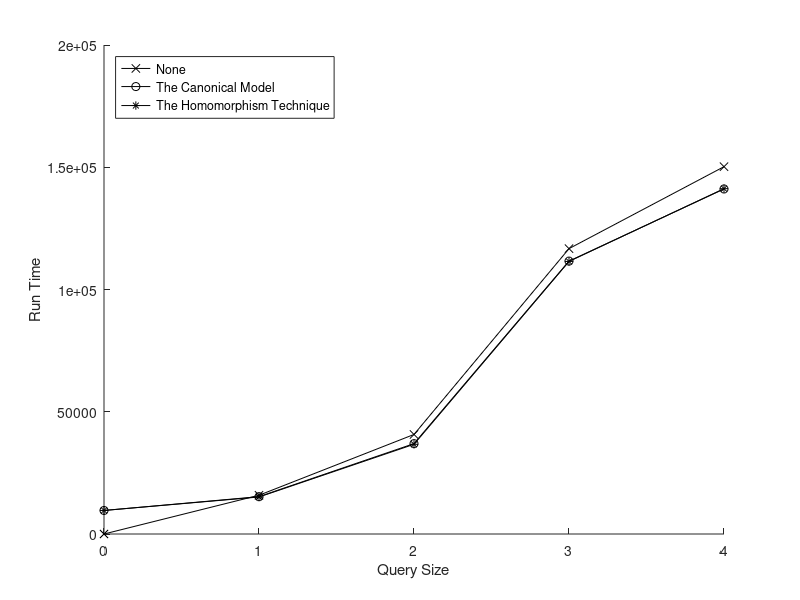

Source code (MATLAB):
format long
A = [
	0	0.360000	9624.350000	9630.760000;
	1	15849.780000	15274.530000	15132.680000;
	2	40713.590000	36966.180000	36693.190000;
	3	116713.110000	111611.600000	111477.460000;
	4	150235.570000	141116.920000	141238.860000;
];

hold on
f = plot(A(:,1), A(:,2), 'k-x');
f = plot(A(:,1), A(:,3), 'k-o');
f = plot(A(:,1), A(:,4), 'k-*');
hold off
xlabel('Query Size')
ylabel('Run Time')
legend('None', 'The Canonical Model', 'The Homomorphism Technique', 'Location', 'northwest')
saveas(f, '../img/DescendantGraph.png');
